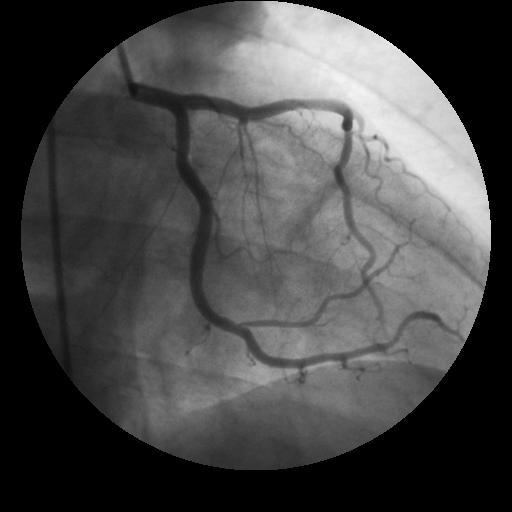
%> input picture Thuat toan chi Tran/Nen Huynh/test2.jpg, 512 x 512 px
$ octave run4_CoarseToFine.m   (GNU Octave 9; MATLAB toolbox functions it lacks are replaced by stand-ins)
%> lines starting %> are read from the running program, lines starting %| are printed output that depends on the picture; in (x1, y1, x2, y2) boxes, pixels count from 0 and x2, y2 are one past the last pixel; in counts of white or black regions, pixels touching at a corner belong together; the program's own positions count from 1
### Thuat toan chi Tran/Nen Huynh/interiorBW.m
function [interior] = interiorBW(I)
% Input: grayscale image double
% Output: a binary marking the location of the interior to dissipate from

% I = imread('test3.jpg
threshold = 0.06;
I(I<=threshold) = 0;
I(I~=0) = 1;

BW = bwareaopen(I,10);

BW2 = imfill(BW,'holes');

interior = bwmorph(BW2,'open');
end

### Thuat toan chi Tran/Nen Huynh/Original/BasicHeatInpaint.m
function [ OutImage ] = BasicHeatInpaint( Image,interior )
% This function performs dissipation of intensity values from
% the boundary to the exterior. The image must be grayscale.
% This function requires the image processing toolbox
% (specifically, bwdist.m).
% INPUT:
% Image ? grayscale image.
% interior ? a binary marking the location of the interior to
% dissipate from.

% find the distance from the interior.
dst = bwdist(interior,'cityblock');

% Sort the distance to index from.
[sorted,ind] = sort(dst(:));
ind = ind(sorted > 0);

[I,J] = ind2sub(size(Image),ind);

OutImage = Image;

% Dissipate
for i = 1 : numel(ind)
    x = max(1,I(i)-1):min(size(OutImage,1),I(i)+1);
    y = max(1,J(i)-1):min(size(OutImage,2),J(i)+1);
    mark = double(interior(x,y));

    OutImage(I(i),J(i)) = ...
        sum(sum(OutImage(x,y).* mark))/sum(mark(:));
    interior(I(i),J(i)) = 1;
end

end

### Thuat toan chi Tran/Nen Huynh/convolve2.m
function y = convolve2(x, m, shape, tol)
%CONVOLVE2 Two dimensional convolution.
%   Y = CONVOLVE2(X, M) performs the 2-D convolution of matrices X and
%   M. If [mx,nx] = size(X) and [mm,nm] = size(M), then size(Y) =
%   [mx+mm-1,nx+nm-1]. Values near the boundaries of the output array are
%   calculated as if X was surrounded by a border of zero values.
%
%   Y = CONVOLVE2(X, M, SHAPE) where SHAPE is a string returns a
%   subsection of the 2-D convolution with size specified by SHAPE:
%
%       'full'      - (default) returns the full 2-D convolution
%
%       'valid'     - returns only those parts of the convolution
%                     that can be computed without padding; size(Y) =
%                     [mx-mm+1,nx-nm+1] when size(X) > size(M)
%
%       'same'      - returns the central part of the convolution
%                     that is the same size as X using zero padding
%
%       'wrap' or
%       'circular'  - as for 'same' except that instead of using
%                     zero-padding the input X is taken to wrap round as
%                     on a toroid
%
%       'reflect' or
%       'symmetric' - as for 'same' except that instead of using
%                     zero-padding the input X is taken to be reflected at
%                     its boundaries
%
%       'replicate' - as for 'same' except that instead of using
%                     zero-padding the rows at the array boundary are
%                     replicated
%
%   CONVOLVE2 is fastest when mx > mm and nx > nm - i.e. the first
%   argument is the input and the second is the mask.
%
%   If the rank of the mask M is low, CONVOLVE2 will decompose it into a
%   sum of outer product masks, each of which is applied efficiently as
%   convolution with a row vector and a column vector, by calling CONV2.
%   The function will often be faster than CONV2 or FILTER2 (in some
%   cases much faster) and will produce the same results as CONV2 to
%   within a small tolerance.
%
%   Y = CONVOLVE2(... , TOL) where TOL is a number in the range 0.0 to
%   1.0 computes the convolution using a reduced-rank approximation to
%   M, provided this will speed up the computation. TOL limits the
%   relative sum-squared error in the effective mask; that is, if the
%   effective mask is E, the error is controlled such that
%
%       sum(sum( (M-E) .* (M-E) ))
%       --------------------------    <=  TOL
%            sum(sum( M .* M ))
%
%   See also CONV2, FILTER2, EXINDEX

% Copyright David Young, Feb 2002, revised Jan 2005, Jan 2009, Apr 2011,
% Feb 2014

% Deal with optional arguments
narginchk(2,4);
if nargin < 3
    shape = 'full';    % shape default as for CONV2
    tol = 0;
elseif nargin < 4
    if isnumeric(shape)
        tol = shape;
        shape = 'full';
    else
        tol = 0;
    end
end;

% Set up to do the wrap & reflect operations, not handled by conv2
if ismember(shape, {'wrap' 'circular' 'reflect' 'symmetric' 'replicate'})
    x = extendarr(x, m, shape);
    shape = 'valid';
end

% do the convolution itself
y = doconv(x, m, shape, tol);
end

%-----------------------------------------------------------------------

function y = doconv(x, m, shape, tol)
% Carry out convolution
[mx, nx] = size(x);
[mm, nm] = size(m);

% If the mask is bigger than the input, or it is 1-D already,
% just let CONV2 handle it.
if mm > mx || nm > nx || mm == 1 || nm == 1
    y = conv2(x, m, shape);
else
    % Get svd of mask
    if mm < nm; m = m'; end        % svd(..,0) wants m > n
    [u,s,v] = svd(m, 0);
    s = diag(s);
    rank = trank(m, s, tol);
    if rank*(mm+nm) < mm*nm         % take advantage of low rank
        if mm < nm;  t = u; u = v; v = t; end  % reverse earlier transpose
        vp = v';
        % For some reason, CONV2(H,C,X) is very slow, so use the normal call
        y = conv2(conv2(x, u(:,1)*s(1), shape), vp(1,:), shape);
        for r = 2:rank
            y = y + conv2(conv2(x, u(:,r)*s(r), shape), vp(r,:), shape);
        end
    else
        if mm < nm; m = m'; end     % reverse earlier transpose
        y = conv2(x, m, shape);
    end
end
end

%-----------------------------------------------------------------------

function r = trank(m, s, tol)
% Approximate rank function - returns rank of matrix that fits given
% matrix to within given relative rms error. Expects original matrix
% and vector of singular values.
if tol < 0 || tol > 1
    error('Tolerance must be in range 0 to 1');
end
if tol == 0             % return estimate of actual rank
    tol = length(m) * max(s) * eps;
    r = sum(s > tol);
else
    ss = s .* s;
    t = (1 - tol) * sum(ss);
    r = 0;
    sm = 0;
    while sm < t
        r = r + 1;
        sm = sm + ss(r);
    end
end
end

%-----------------------------------------------------------------------

% [23 lines left out: function extendarr, not called in this run]

### Thuat toan chi Tran/Nen Huynh/DirectionalEnhance.m
function [ directEnhance ] = DirectionalEnhance( ...
    directImg,option )
% This function enhances each of the directional vessel images.
% INPUT:
% directImg ? The cell of directional vessels images.
% option ? Options for the DDFB vessel enhancement.
% .N ? the order of the diamond.
% .sigma ? the vector containing the scales.
% .beta ? the beta value for vessel enhancement.
% .c ? the c value for vessel enhancement.
% .LightonDark ? whether the vessels are
% lighter than its background.
% OUTPUT:
% directEnhance ? a #?#?16 matrix of vessel enhancement on
% each of the directional images.

% Number of directional filters
n = size(directImg,3);

% angle of the filters.
theta = pi/(2 * n) : pi/n : (2 * n-1) * pi/(2 * n);

temp = cell(n,1);

if option.LightonDark
    for i = 1 : n
        % Directional vessel enhance on light vessels.
        temp{i} = DirectionalEnhanceLightonDark(...
            directImg(:,:,i),option,theta(i));
    end
else
    for i = 1 : n
        % Directional vessel enhance on dark vessels.
        temp{i} = DirectionalEnhanceDarkonLight(directImg(:,:,i),option,theta(i));
    end
end

% Combine the directional vessel enhancements.
directEnhance = cat(3,temp{:});

end


% [16 lines left out: function DirectionalEnhanceLightonDark, not called in this run]


function [outImg] = DirectionalEnhanceDarkonLight(Img,option,angle)
% This function performs the dark?on?light enhancement version.

outImg = zeros(size(Img));
for sigma = option.sigma
    [Dxx,Dxy,Dyy] = Hessian2Dmod(Img,sigma);
    h11 = Dxx * cos(angle)^2 + Dxy * sin(2*angle) + Dyy * sin(angle)^2;
    h22 = Dxx * sin(angle)^2 - Dxy * sin(2*angle) + Dyy * cos(angle)^2;
    S = sqrt(h11.^2 + h22.^2);
    R = h11./h22;
    temp = double(h22 > 0).* (exp(-(R.^2/(2 * option.beta^2)))...
        .* (1-exp(-S.^2/(2 * option.c^2))));
    outImg = double(temp > outImg).* (temp - outImg) + outImg;

%     figure, imshow(outImg,[]);
end

end

### Thuat toan chi Tran/Nen Huynh/RoarseToFine.m
function[B] = RoarseToFine(A)
 % Convert to unit8
    I = A*255/max(max(A));

    % Display in 3D and use this image for next step
    res = grs2rgb(I,colormap);
%     figure, imshow(res,[]);

    % Using Otsu method 2 times, 3 times, 4 times
    ImgOtsu = cell(1,3);
    for i=1:3
        ImgOtsu{i} = otsu(res,i+1);
    end

%     figure,
%     subplot(1,2,1); imshow(I,[]); title('Original image');
%     subplot(1,2,2); imshow(ImgOtsu{3},[]); title('Otsu 4 times');

    % Convert to binary images
    OutputOtsu = ImgOtsu;

    OutputOtsu{1}(OutputOtsu{1}<2) = 0;
    OutputOtsu{1}(OutputOtsu{1}~=0) = 1;
    OutputOtsu{2}(OutputOtsu{2}<2) = 0;
    OutputOtsu{2}(OutputOtsu{2}~=0) = 1;
    OutputOtsu{3}(OutputOtsu{3}<3) = 0;%3
    OutputOtsu{3}(OutputOtsu{3}~=0) = 1;

    % Imshow recombination of Otsu n times iamges
    B = (OutputOtsu{1} | OutputOtsu{2}) | OutputOtsu{3};
%     A = imfill(A,'holes');
%     figure, imshow(B,[]);
end

### Thuat toan chi Tran/Nen Huynh/CreateDirectionalFilters.m
function [ Filter ] = CreateDirectionalFilters( N,sz,version )
% This function creates the Decimation?free directional filter ...
% bank filters
% used in paper: Truc et. al., Vessel enhancement filter using ...
% directional filter bank.
% INPUT:
% N ? The diamond filter order.
% sz [m n] ? The size of the wedge filters. OPTIONAL. Truc page 110
% version ? The version of hourglass. OPTIONAL.
% v1,v1T,v190,v1?90;v2,v2T,v290,v2?90.
% OUTPUT:
% Filters ? an m?by?n?by?16 dimensional matrix with the third
% dimension indexed for each of the wedge?shaped ...
% filters.

if N < 0
    error('N must be a positive integer');
end

if ~exist('sz','var') || isempty(sz)
    sz = 8 * (N-1); % nonzero Filter window is 8(N?1), with +8 extra padded zeros.
end

if ~exist('version','var')
    version = 'v1T';
end

% Quincunx
Q = [1 -1; 1 1];

% Sheer matrices
R1 = [1 0; -1 1]; R1T = R1';
R2 = [1 1; 0 1]; R2T = R2';

%% Create Level 1 (Hourglass) Filters
[ h0,h1 ] = hourglass2D( N,version );

range = floor([sz sz]/2) + 1 - floor([N N]/2) ...
    : floor([sz sz]/2) + ceil([N N]/2);

H0 = zeros(sz);
H0(range,range) = h0;

H1 = zeros(sz);
H1(range,range) = h1;

% [ H0,H1 ] = hourglass2D( N );

%% Create Level 2 Filters
H0Q = upsample2D(Q,H0,false);
H1Q = upsample2D(Q,H1,false);

%% Create the 4 Wedges
Filter2 = cat(3,...
    conv2(H0,H0Q,'same'),...
    conv2(H0,H1Q,'same'),...
    conv2(H1,H1Q,'same'),...
    conv2(H1,H0Q,'same'));

%% Create Level 3 Filters
H0R1QQ = upsample2D(R2 * Q * Q,H0,false);
H1R1QQ = upsample2D(R2 * Q * Q,H1,false);

H0R1TQQ = upsample2D(R2T * Q * Q,H0,false);
H1R1TQQ = upsample2D(R2T * Q * Q,H1,false);

H0R2QQ = upsample2D(R1 * Q * Q,H0,false);

H1R2QQ = upsample2D(R1 * Q * Q,H1,false);

H0R2TQQ = upsample2D(R1T * Q * Q,H0,false);
H1R2TQQ = upsample2D(R1T * Q * Q,H1,false);

%% Create the 8 Wedges
Filter3 = cat(3,...
    conv2(Filter2(:,:,1),H0R1QQ,'same'),...
    conv2(Filter2(:,:,1),H1R1QQ,'same'),...
    conv2(Filter2(:,:,2),H1R2TQQ,'same'),...
    conv2(Filter2(:,:,2),H0R2TQQ,'same'),...
    ...
    conv2(Filter2(:,:,3),H1R2QQ,'same'),...
    conv2(Filter2(:,:,3),H0R2QQ,'same'),...
    conv2(Filter2(:,:,4),H0R1TQQ,'same'),...
    conv2(Filter2(:,:,4),H1R1TQQ,'same'));

%% Create Level 4 Filters
H0R1QR1QQ = upsample2D(R2 * Q * R2 * Q * Q,H0,false);
H1R1QR1QQ = upsample2D(R2 * Q * R2 * Q * Q,H1,false);

H0R1QR2TQQ = upsample2D(R2 * Q * R1T * Q * Q,H0,false);
H1R1QR2TQQ = upsample2D(R2 * Q * R1T * Q * Q,H1,false);

% ??
H0R2QR2QQ = upsample2D(R1 * Q * R1 * Q * Q,H0,false);
H1R2QR2QQ = upsample2D(R1 * Q * R1 * Q * Q,H1,false);

H0R2QR1TQQ = upsample2D(R1 * Q * R2T * Q * Q,H0,false);
H1R2QR1TQQ = upsample2D(R1 * Q * R2T * Q * Q,H1,false);

% ??
H0R1TQR1QQ = upsample2D(R2T * Q * R2 * Q * Q,H0,false);
H1R1TQR1QQ = upsample2D(R2T * Q * R2 * Q * Q,H1,false);

H0R1TQR2TQQ = upsample2D(R2T * Q * R1T * Q * Q,H0,false);
H1R1TQR2TQQ = upsample2D(R2T * Q * R1T * Q * Q,H1,false);

% ??
H0R2TQR2QQ = upsample2D(R1T * Q * R1 * Q * Q,H0,false);
H1R2TQR2QQ = upsample2D(R1T * Q * R1 * Q * Q,H1,false);

H0R2TQR1TQQ = upsample2D(R1T * Q * R2T * Q * Q,H0,false);
H1R2TQR1TQQ = upsample2D(R1T * Q * R2T * Q * Q,H1,false);

%% Create the 16 Wedges
Filter4 = cat(3,...
    conv2(Filter3(:,:,2),H0R1QR2TQQ,'same'),...
    conv2(Filter3(:,:,2),H1R1QR2TQQ,'same'),...
    conv2(Filter3(:,:,1),H1R1QR1QQ,'same'),...
    conv2(Filter3(:,:,1),H0R1QR1QQ,'same'),...
    ...
    conv2(Filter3(:,:,8),H0R1TQR2TQQ,'same'),...
    conv2(Filter3(:,:,8),H1R1TQR2TQQ,'same'),...
    conv2(Filter3(:,:,7),H1R1TQR1QQ,'same'),...
    conv2(Filter3(:,:,7),H0R1TQR1QQ,'same'),...
    ...
    conv2(Filter3(:,:,6),H1R2QR1TQQ,'same'),...
    conv2(Filter3(:,:,6),H0R2QR1TQQ,'same'),...
    conv2(Filter3(:,:,5),H0R2QR2QQ,'same'),...
    conv2(Filter3(:,:,5),H1R2QR2QQ,'same'),...
    ...
    conv2(Filter3(:,:,4),H1R2TQR1TQQ,'same'),...
    conv2(Filter3(:,:,4),H0R2TQR1TQQ,'same'),...
    conv2(Filter3(:,:,3),H0R2TQR2QQ,'same'),...
    conv2(Filter3(:,:,3),H1R2TQR2QQ,'same'));...

Filter = Filter4;

end

### Thuat toan chi Tran/Nen Huynh/Original/homofilter.m
function [ homoI ] = homofilter( I,option )
% This function calculates the accuracies from the
% soft?thresholds S and T is the truth.
% INPUT:
% I ? The grayscale image.
% option ? options for the homomorphic filter.
% OUTPUT:
% homoI ? The result of homomorphic filter
% EXAMPLE:
% im = double(imread('tun.jpg'));
% option = struct('method','Butterworth','D0',1,'n',2,...
% 'alphaL',.0999,'alphaH',1.01);

% The distance from the center
[X,Y] = ndgrid(1-size(I,1)/2:size(I,1)/2,1-size(I,2)/2:size(I,2)/2);
abs_omega = sqrt(X.^2+Y.^2);

% Setup the options if needed
if ~exist('option','var') || isempty(option)
    option = struct('method','Butterworth','n',2,...
        'D0',80,'alphaL',0.25,'alphaH',2);
end

% Construct the high?pass filter
if strcmp(option.method,'Ideal')
    H = double(abs_omega > option.D0);
elseif strcmp(option.method,'Butterworth')
    H = 1./(1+(option.D0 ./ abs_omega).^(2 * option.n));
elseif strcmp(option.method,'Gaussian')
    H = 1 - exp(-abs_omega.^2 / (2 * option.D0^2));
else
    error(['Unknown method: ' option.method]);
end

% The homomorphic filter function
H = (option.alphaH-option.alphaL).* H+option.alphaL;

% Apply the homomorphic filter process
freqI = fftshift(fft2(log2(1+I)));
homoI = exp(abs(ifft2(ifftshift(H.* freqI))));

end

### Thuat toan chi Tran/Nen Huynh/hourglass2D.m
function [ H0,H1 ] = hourglass2D( N,version )
% This function creates the two hourglass filters. Studied from
% Truc et. al.'s code.
% INPUT:
% N ? The order of the diamond filter.
% version ? The version of hourglass. OPTIONAL.
% v1,v1T,v190,v1?90;v2,v2T,v290,v2?90.
% This determines the way the hourglass is
% constructed from the diamond filter.

if ~exist('version','var')
    version = 'v1T';
end

%% Construct diamond
D = diamond2D(N);

%% Shift the frequency domain to produce the hourglass from
%% the diamond filter.

if strcmp(version(1:2),'v1')
    H0 = repmat((-1).^(0:N-1),N,1).* D;
    if strcmp(version(3:end),'T')
        H1 = H0';
    elseif strcmp(version(3:end),'90')
        if rem(N,2) == 0
            H1 = rot90([ [H0 zeros(N,1)]; zeros(1,N+1)],1);
            H1 = H1(1:N,1:N);
        else
            H1 = rot90(H0,1);
        end
    elseif strcmp(version(3:end),'-90')
        if rem(N,2) == 0
            H1 = rot90([ [H0 zeros(N,1)]; zeros(1,N+1)],-1);
            H1 = H1(1:N,1:N);
        else
            H1 = rot90(H0,1);
        end
    else
        error(['Unrecognized version 1 option: ' version(3:end) ...
            '.']);
    end
elseif strcmp(version(1:2),'v2')
    H1 = repmat(((-1).^(0:N-1))',1,N).* D;
    if strcmp(version(3:end),'T')
        H0 = H1';
    elseif strcmp(version(3:end),'90')
        if rem(N,2) == 0
            H0 = rot90([ [H1 zeros(N,1)]; zeros(1,N+1)],1);
            H0 = H0(1:N,1:N);
        else
            H0 = rot90(H1,1);
        end
    elseif strcmp(version(3:end),'?90')
        if rem(N,2) == 0
            H0 = rot90([ [H1 zeros(N,1)]; zeros(1,N+1)],-1);
            H0 = H0(1:N,1:N);
        else
            H0 = rot90(H1,1);
        end
    else
        error(['Unrecognized version 2 option: ' version(3:end) ...
            '.']);
    end
else
    error('Unrecognized version.');
end

end

### Thuat toan chi Tran/Nen Huynh/Original/upsample2D.m
function [ Y ] = upsample2D(M,X,pad)
% This function downsamples by matrix M on grayscale image X.
% INPUT:
% M ? The downsample matrix.
% X ? The grayscale image.
% pad ? Whether or not to pad the unknown. OPTIONAL.
% OUTPUT:
% Y ? The downsampled image.

% Get the center of the image.
center = floor(size(X)/2)+1;

% Grid the image X with (0,0) being the center.
[i,j] = ndgrid(1-center(1):size(X,1)-center(1),...
    -center(2):size(X,2)-center(2));
i = reshape(i,1,[]); j = reshape(j,1,[]);

% Rotate the grid.
sample = M * [i; j];
x = sample(1,:);
y = sample(2,:);

if isempty(pad) || ~pad
    % Find the half indices with zeros.
    boolean = rem(x,1) == 0 & rem(y,1) == 0 ...
        & x >= 1 - center(1) & x <= size(X,1)-center(1) ...
        & y >= 1 - center(2) & y <= size(X,2)-center(2);


    % Only keep the integer indices.
    I = sub2ind(size(X),i(boolean) + center(1),...
        j(boolean) + center(2));
    J = sub2ind(size(X),x(boolean) + center(1),...
        y(boolean) + center(2));

    % Substitute using reindexing.
    Y = zeros(size(X));
    Y(J) = X(I);
else
    % Find the half indices with zeros.
    boolean = rem(x,1) == 0 & rem(y,1) == 0;

    minx = min(x(:)); maxx = max(x(:));
    miny = min(y(:)); maxy = max(y(:));
    m = min(minx,miny); M = max(maxx,maxy);

    Y = zeros(M - m + 1);

    % Only keep the integer indices.
    I = sub2ind(size(X),i(boolean) + center(1),...
        j(boolean) + center(2));
    J = sub2ind(size(Y),x(boolean) - m + 1,...
        y(boolean) - m + 1);

    % Substitute using reindexing.
    Y(J) = X(I);
end

end

### Thuat toan chi Tran/Nen Huynh/diamond2D.m
function [ diamond ] = diamond2D( N )
% This function creates the diamond filter. Studied from
% Truc et. al.'s code.
% INPUT:
% N ? The order of the diamond filter.
% OUTPUT:
% diamond ? the diamond filter output.
% 1?D step (freq domain) function
s = fir1(N-1, .5);

% 2D step function
s2D = s' * s;

% Checkerboard (freq domain) function
[X,Y] = ndgrid(1:N,1:N);
checker = (1 + (-1).^(X+Y)).* s2D;

% Downsample in spatial is upsample in frequency
diamond = downsample2D([1 -1; 1 1],checker);

end

### Thuat toan chi Tran/Nen Huynh/downsample2D.m
function [ Y ] = downsample2D(M,X)
% This function downsamples by matrix M on grayscale image X.
% INPUT:
% M ? The downsample matrix.
% X ? The grayscale image.
% OUTPUT:
% Y ? The downsampled image.

% Get the center of the image.
center = floor(size(X)/2)+1;

% Grid the image X with (0,0) being the center.
[i,j] = ndgrid(1-center(1):size(X,1)-center(1),...
    -center(2):size(X,2)-center(2));
i = reshape(i,1,[]); j = reshape(j,1,[]);

% Rotate the grid.
sample = M * [i; j];
x = sample(1,:);
y = sample(2,:);

% Find the half indices with zeros.
boolean = rem(x,1) == 0 & rem(y,1) == 0 ...
    & x >= 1 - center(1) & x <= size(X,1)-center(1) ...
    & y >= 1 - center(2) & y <= size(X,2)-center(2);

% Only keep the integer indices.
I = sub2ind(size(X),i(boolean) + center(1),j(boolean) + center(2));
J = sub2ind(size(X),x(boolean) + center(1),y(boolean) + center(2));

% Substitute using reindexing.
Y = zeros(size(X));
Y(I) = X(J);
end

### Thuat toan chi Tran/Nen Huynh/run4_CoarseToFine.m
% Do coarse to fine for directional images
clc; clear all; close all;

%% A. Setup the parameters
DDFBoption = struct('N',3,'sigma',2 : 1 : 6,...
    'beta',0.75,'c',15,...
    'LightonDark',false);

midOption = struct('func',@(I,opt) homofilter(I,opt),...
    'method','Gaussian',...
    'n',2,'D0',300,'alphaL',0.1,'alphaH',1);

if ~isfield(DDFBoption,'N')
    DDFBoption.N = 3;
end

if ~isfield(DDFBoption,'sigma')
    DDFBoption.sigma = 2 : 1 : 6;
end

if ~isfield(DDFBoption,'beta')
    DDFBoption.beta = 0.75;
end

if ~isfield(DDFBoption,'c')
    DDFBoption.c = 15;
end

if ~isfield(DDFBoption,'LightonDark')
    DDFBoption.LightonDark = false;
end

%% Vessel extraction database
I = imread('test2.jpg');
%> I is the input picture: size 512x512 uint8; min 0, max 249, mean 71.6
figure, imshow(I);
if length(size(I))==3
    I = rgb2gray(I);
end
I = im2double(I);
%> I: size 512x512 double

%% Preprocessing
interior = interiorBW(I);
%> in interiorBW, `I(I~=0) = 1;`:
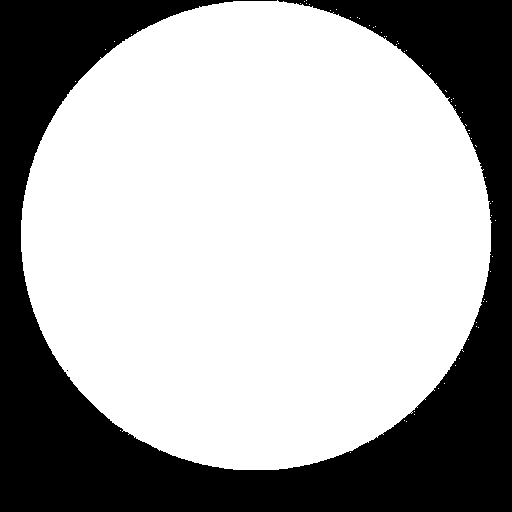
%> I: size 512x512 double; values 0 (black) and 1 (white), 66.3% white; 2 black regions (1 under 20 px), largest, box (x1, y1, x2, y2) and area: (0, 0, 512, 512) 88469
%> in interiorBW, `interior = bwmorph(BW2,'open');`:
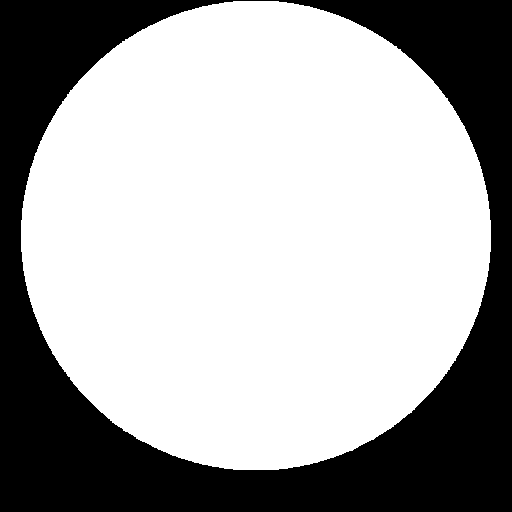
%> interior: size 512x512 logical; 66.2% white; 1 black region, box (x1, y1, x2, y2) and area: (0, 0, 512, 512) 88576

I = BasicHeatInpaint(I,interior);%%???
%> in BasicHeatInpaint, `dst = bwdist(interior,'cityblock');`:
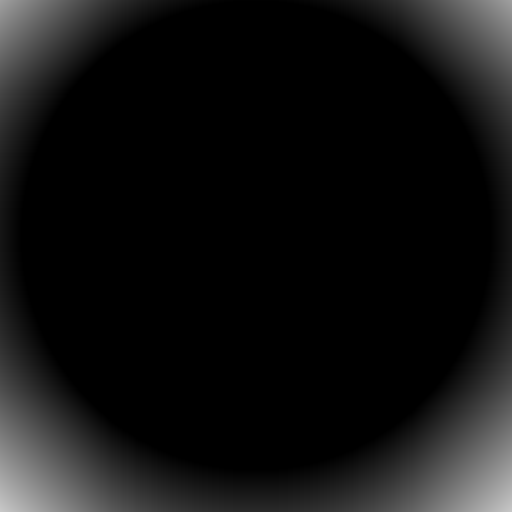
%> dst: size 512x512 single; min 0, max 200, mean 17.6
%> the loop in BasicHeatInpaint, `for i = 1 : numel(ind)` made 88576 passes
%> (x, y, mark) on passes 1 to 3: ([220 221 222], [20 21 22], [0 0 0; 0 0 1; 0 0 1]), ([221 222 223], [20 21 22], [0 1 1; 0 0 1; 0 0 1]), ([222 223 224], [20 21 22], [0 1 1; 0 0 1; 0 0 1])
%> after the loop in BasicHeatInpaint, `for i = 1 : numel(ind)`:
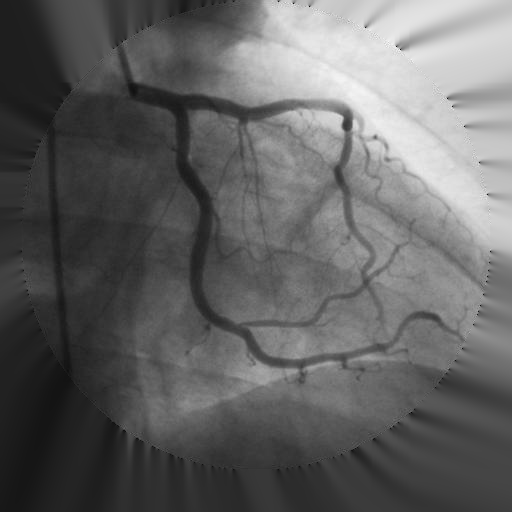
%> OutImage: size 512x512 double; min 0, max 0.976, mean 0.389
% figure, imshow(J);

%% DDFB Homomorphic

Temp = struct();

Temp.DDFBoption = DDFBoption;

Temp.midOption = midOption;

Filter = CreateDirectionalFilters(DDFBoption.N);

position = [83.5 2.5 429 425];
I = imcrop(I, position);
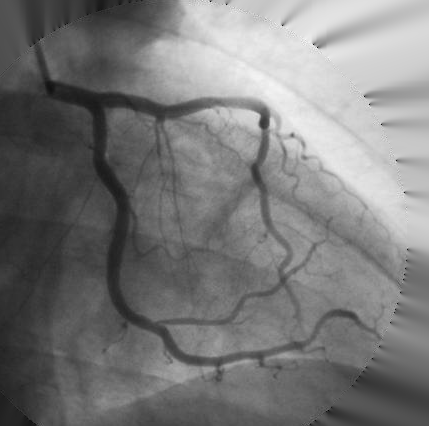
%> I: size 426x429 double; min 0, max 0.976, mean 0.474

DirL = zeros(size(I,1),size(I,2),16);%16 is the number of directional images
for k = 1 : 16
    DirL(:,:,k) = convolve2(I,Filter(:,:,k),'same',0.01);
end

%% mid?step filter
if exist('midOption','var') && ~isempty(midOption)
    for k = 1 : 16
        DirL(:,:,k) = midOption.func(DirL(:,:,k),midOption);
    end
end

%% Vessel Enhance
DirEnhance = DirectionalEnhance(DirL,DDFBoption);
%> in DirectionalEnhance, `n = size(directImg,3);`: n = 16
%> in DirectionalEnhance, `theta = pi/(2 * n) : pi/n : (2 * n-1) * pi/(2 * n);`: theta = [0.0982 0.295 0.491 0.687 0.884 1.08 1.28 1.47 1.67 1.87 2.06 2.26 2.45 2.65 2.85 3.04]
%> in DirectionalEnhance, `temp = cell(n,1);`: temp = 16 items
%> the loop in DirectionalEnhance, `for i = 1 : n` made 16 passes
%> the run ends on the next line

RTF = zeros(size(I,1),size(I,2),16);
for k = 1 : 16
    RTF(:,:,k) = RoarseToFine(DirEnhance(:,:,k));
